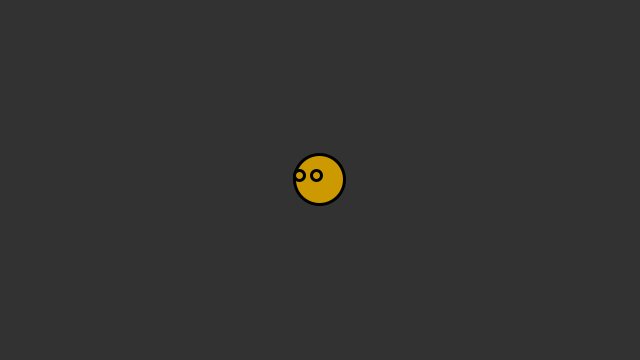
Frame 1 (no input)
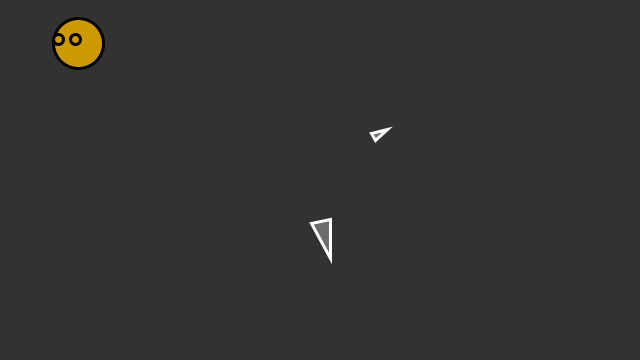
Frame 60 (the mouse pressed at the canvas centre just before this capture)
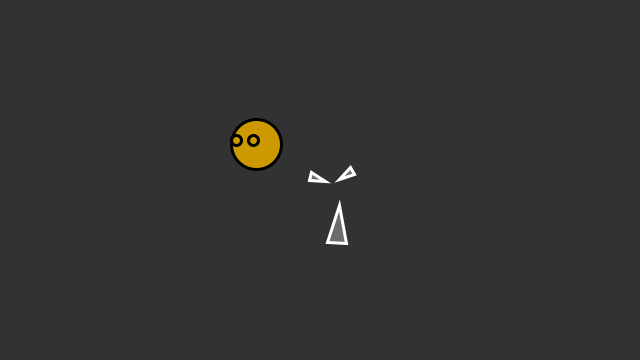
Frame 120 (the mouse held since frame 60 and released just before this capture)

The Processing sketch that drew these frames (run headless with seeded random() and noise(); from frame 60 on, the mouse is pressed at the canvas centre):

// Processing sketch: processing_168427
// ── processing_168427.pde

Flock flock;
Human human;

void setup() {
  size(640, 360);
  flock = new Flock();
  human = new Human();
  // Add an initial set of boids into the system
  for (int i = 0; i < 2; i++) {
    flock.addBoid(new Boid(random(1,5),width/2,height/2));
  }
}

void draw() {
  background(50);
  flock.run();
  human.prime();
  human.display();
 
  
}

// Add a new boid intom
void mousePressed() {
  flock.addBoid(new Boid(random(1,5),mouseX,mouseY));
}



class Human {
  color c1;
  float bigness;
  float topSpeed;
  PVector location;
  PVector velocity;
  PVector acceleration;
  
  

  Human() {
    location = new PVector(width/2,height/2);
    velocity = new PVector(0,0);
    topSpeed = 5.0;
    
  }

  
  void prime() {
   c1 = color(204, 153, 0);
   PVector mouse = new PVector(mouseX,mouseY);
   PVector acceleration = PVector.sub(mouse,location);
   bigness = 1;
    
    acceleration.normalize();
    acceleration.mult(0.5);
    
    // Velocity changes according to acceleration
    velocity.add(acceleration);
    // Limit the velocity by topspeed
    velocity.limit(topSpeed);
    // Location changes by velocity
    location.add(velocity);
    
    if (location.x == mouseX || location.y == mouseY) {
     velocity.x = 0;
     velocity.y = 0;
    }
    
    
  }
  
  void display() {
    fill(c1);
    strokeWeight(3);
    stroke(0);
    ellipse(location.x,location.y,bigness*50,bigness*50);
    
    ellipse(location.x-(bigness*3),location.y-(bigness*4),bigness*10,bigness*10);
    ellipse(location.x-(bigness*20),location.y-(bigness*4),bigness*10,bigness*10);

    
    
  }
  
  
  
  
}

class Boid {

  PVector location;
  PVector velocity;
  PVector acceleration;
  
  PVector wind;
  
  float mass;
  float maxforce;    // Maximum steering force
  float maxspeed;    // Maximum speed
  float scalar;

    //constructor
    Boid(float m, float x, float y) {
    
    //wind force  
    mass = m;
    wind = new PVector(.1,0);
    
    acceleration = new PVector(0, 0);

    // This is a new PVector method not yet implemented in JS
    // velocity = PVector.random2D();

    // Leaving the code temporarily this way so that this example runs in JS
    float angle = random(TWO_PI);
    velocity = new PVector(cos(angle), sin(angle));

    location = new PVector(x, y);
    mass = (random(1,10));
    scalar = .05;
    maxspeed = 2;
    maxforce = 0.05;
  }

  //The object?
  void run(ArrayList<Boid> boids) {
    flock(boids);
    update();
    borders();
    render();
    PVector wind = new PVector (0.05,0);
    applyForce(wind); //apply force vector, use wind to affect the vector
  }

  void applyForce(PVector force) {
   
    PVector f = PVector.div(force,mass); // newtons second law added to the sketch
    acceleration.add(f);
    
  }

  // We accumulate a new acceleration each time based on three rules
  void flock(ArrayList<Boid> boids) {
    
    //PVector mouse = new PVector (mouseX, mouseY);
    //PVector dir = PVector.sub(mouse,location);
    
    PVector wind = new PVector(0.01,0);
 
    PVector sep = separate(boids);   // Separation
    PVector ali = align(boids);      // Alignment
    PVector coh = cohesion(boids);   // Cohesion
    PVector pro = proximity(boids);
    //PVector win = wind(boids);
    //acceleration.normalize();
    //acceleration.mult(scalar);
    //acceleration = dir;
    
    // Arbitrarily weight these forces
    sep.mult(0);
    ali.mult(0);
    coh.mult(0);
    pro.mult(8); //mouse weight
    //win.mult(.5);
    // Add the force vectors to acceleration
    applyForce(sep);
    applyForce(ali);
    applyForce(coh);
    applyForce(pro); //mouse vector
    //applyForce(win);
  }

  // Method to update location
  void update() {
    // Update velocity
    velocity.add(acceleration);
    // Limit speed
    velocity.limit(maxspeed);
    location.add(velocity);
    // Reset accelertion to 0 each cycle
    acceleration.mult(0);
  }

  // A method that calculates and applies a steering force towards a target
  // STEER = DESIRED MINUS VELOCITY
  PVector seek(PVector target) {
    PVector desired = PVector.sub(target, location);  // A vector pointing from the location to the target
    // Scale to maximum speed
    desired.normalize();
    desired.mult(maxspeed);

    // Above two lines of code below could be condensed with new PVector setMag() method
    // Not using this method until Processing.js catches up
    // desired.setMag(maxspeed);

    // Steering = Desired minus Velocity
    PVector steer = PVector.sub(desired, velocity);
    steer.limit(maxforce);  // Limit to maximum steering force
    return steer;
  }

  void render() {
    // Draw a triangle rotated in the direction of velocity
    float theta = velocity.heading2D() + radians(90);
    // heading2D() above is now heading() but leaving old syntax until Processing.js catches up
    
    fill(200, 100);
    stroke(255);
    pushMatrix();
    translate(location.x, location.y);
    rotate(theta);
    beginShape(TRIANGLES);
    vertex(0, -mass*2);
    vertex(-mass, mass*2);
    vertex(mass, mass*2);
    endShape();
    popMatrix();
  }

  // Wraparound
  void borders() {
    if (location.x < -mass) location.x = width+mass;
    if (location.y < -mass) location.y = height+mass;
    if (location.x > width+mass) location.x = -mass;
    if (location.y > height+mass) location.y = -mass;
  }

  // Separation
  // Method checks for nearby boids and steers away
  PVector separate (ArrayList<Boid> boids) {
    float desiredseparation = 25.0f;
    PVector steer = new PVector(0, 0, 0);
    int count = 0;
    // For every boid in the system, check if it's too close
    for (Boid other : boids) {
      float d = PVector.dist(location, other.location);
      // If the distance is greater than 0 and less than an arbitrary amount (0 when you are yourself)
      if ((d > 0) && (d < desiredseparation)) {
        // Calculate vector pointing away from neighbor
        PVector diff = PVector.sub(location, other.location);
        diff.normalize();
        diff.div(d);        // Weight by distance
        steer.add(diff);
        count++;            // Keep track of how many
      }
    }
    // Average -- divide by how many
    if (count > 0) {
      steer.div((float)count);
    }

    // As long as the vector is greater than 0
    if (steer.mag() > 0) {
      // First two lines of code below could be condensed with new PVector setMag() method
      // Not using this method until Processing.js catches up
      // steer.setMag(maxspeed);

      // Implement Reynolds: Steering = Desired - Velocity
      steer.normalize();
      steer.mult(maxspeed);
      steer.sub(velocity);
      steer.limit(maxforce);
    }
    return steer;
  }

  // Alignment
  // For every nearby boid in the system, calculate the average velocity
  PVector align (ArrayList<Boid> boids) {
    float neighbordist = 50;
    PVector sum = new PVector(0, 0);
    int count = 0;
    for (Boid other : boids) {
      float d = PVector.dist(location, other.location);
      if ((d > 0) && (d < neighbordist)) {
        sum.add(other.velocity);
        count++;
      }
    }
    if (count > 0) {
      sum.div((float)count);
      // First two lines of code below could be condensed with new PVector setMag() method
      // Not using this method until Processing.js catches up
      // sum.setMag(maxspeed);

      // Implement Reynolds: Steering = Desired - Velocity
      sum.normalize();
      sum.mult(maxspeed);
      PVector steer = PVector.sub(sum, velocity);
      steer.limit(maxforce);
      return steer;
    } 
    else {
      return new PVector(0, 0);
    }
  }
  
  // Mouse steering
  // For every nearby boid in the system, calculate the average distance from the mouse
  PVector proximity (ArrayList<Boid> boids) {
    float scalar = .5;
    float neighbordist = 100; // proximity to mouse required for activation. 
    
    //PVector sum = new PVector(0, 0);
    PVector mouse = new PVector(mouseX,mouseY); //calculate mouse location
    PVector sum = new PVector(0,0);
    int count = 0;
    for (Boid other : boids) {
      float d = PVector.dist(location, mouse); //store distance between mouse and a boid
      if ((d > 0) && (d < neighbordist)) {
        sum.add(other.velocity);
        count++;
      }
    }
    if (count > 0) {
      sum.div((float)count);
      // First two lines of code below could be condensed with new PVector setMag() method
      // Not using this method until Processing.js catches up
      // sum.setMag(maxspeed);

      // Implement Reynolds: Steering = Desired - Velocity
      sum.normalize();
      sum.mult(maxspeed);
      PVector steer = PVector.sub(mouse, location); //calculate difference between mouse and boid location, create new vector
      steer.limit(maxforce);
      return steer; //return the new vector for use
    } 
    else {
      return new PVector(0, 0);
    }
  }
  
  

  // Cohesion
  // For the average location (i.e. center) of all nearby boids, calculate steering vector towards that location
  PVector cohesion (ArrayList<Boid> boids) {
    float neighbordist = 50;
    PVector sum = new PVector(0, 0);   // Start with empty vector to accumulate all locations
    int count = 0;
    for (Boid other : boids) {
      float d = PVector.dist(location, other.location);
      if ((d > 0) && (d < neighbordist)) {
        sum.add(other.location); // Add location
        count++;
      }
    }
    if (count > 0) {
      sum.div(count);
      return seek(sum);  // Steer towards the location
    } 
    else {
      return new PVector(0, 0);
    }
  }
}

// The Flock (a list of Boid objects)

class Flock {
  ArrayList<Boid> boids; // An ArrayList for all the boids

  Flock() {
    boids = new ArrayList<Boid>(); // Initialize the ArrayList
  }

  void run() {
    for (Boid b : boids) {
      b.run(boids);  // Passing the entire list of boids to each boid individually
    }
  }

  void addBoid(Boid b) {
    boids.add(b);
  }

}
